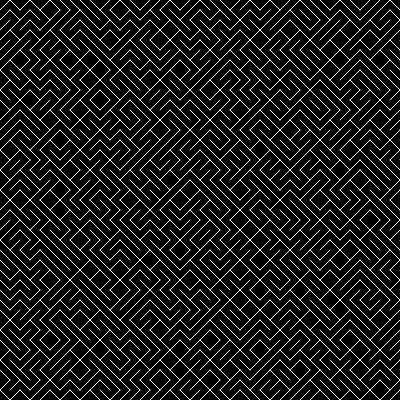
Frame 1 (no input)
Frame 60 (no input): identical to frame 1, image omitted
Frame 120 (the mouse pressed at the canvas centre since frame 60): identical to frame 1, image omitted

The p5.js sketch that drew this single still picture (run headless with seeded random() and noise() and a simulated clock; from frame 60 on, the mouse is pressed at the canvas centre):

// p5.js sketch
// ── sketch.js
let x = 0;
let y = 0;
let spacing = 10;

function setup() {
  createCanvas(400, 400);
  background(0);

  stroke(255);

  do {
    if (random(1) < 0.5) {
      line(x, y, x + spacing, y + spacing);
    } else {
      line(x, y + spacing, x + spacing, y + 0);
    }
    x = x + 10;

    if (x > width) {
      x = 0;
      y = y + spacing;
    }
  } while (y < height);
}

function draw() {}
